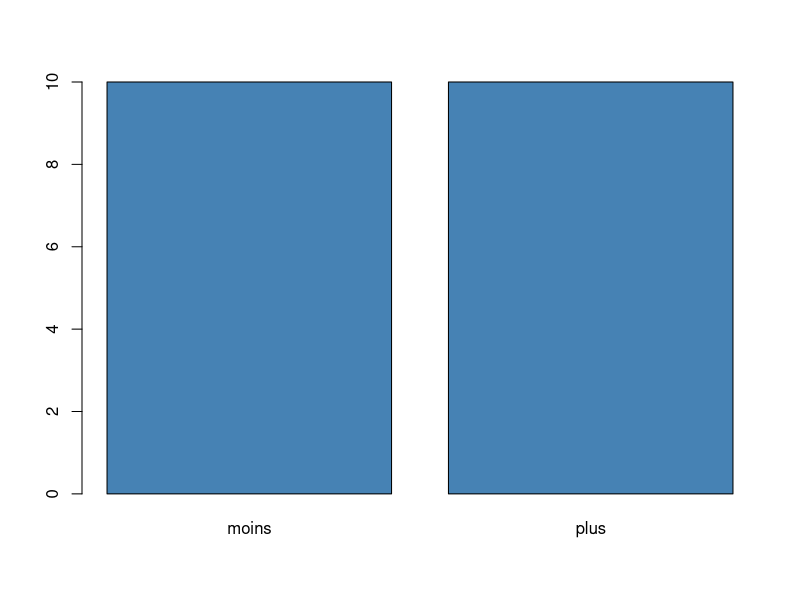
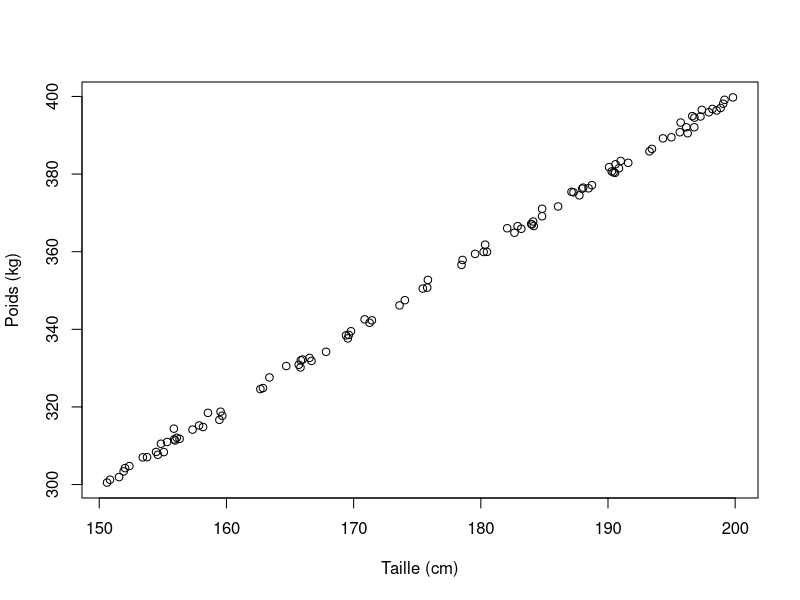

These charts were generated, in order, by the following R code:
## ---- chunk 1
b <- factor( rep(c("moins", "plus"), 10), ordered=TRUE )
## ---- chunk 2
A <- matrix(1:16, 4, 4, byrow = TRUE)
## ---- chunk 3
a <- seq(2, 20, by=2)
b <- factor( rep(c("moins", "plus"), 10), ordered=TRUE )
table(b)
barplot(table(b), col="steelblue")
b[a]
b[b=="plus"]
droplevels(b[a])
A <- matrix(1:16, 4, 4, byrow = TRUE)
A[1,]
A[,1]
A[2:3, 2:3]
## ---- chunk 4
x <- runif(100, 150, 200)
epsilon <- rnorm(100)
y <- 2*x + epsilon
B <- data.frame(x=x, y=y)
plot(B, xlab="Taille (cm)", ylab="Poids (kg)")

res.test <- cor.test(B$x, B$y)
c(mode(res.test), class(res.test))
names(res.test)

res.test$conf.int
